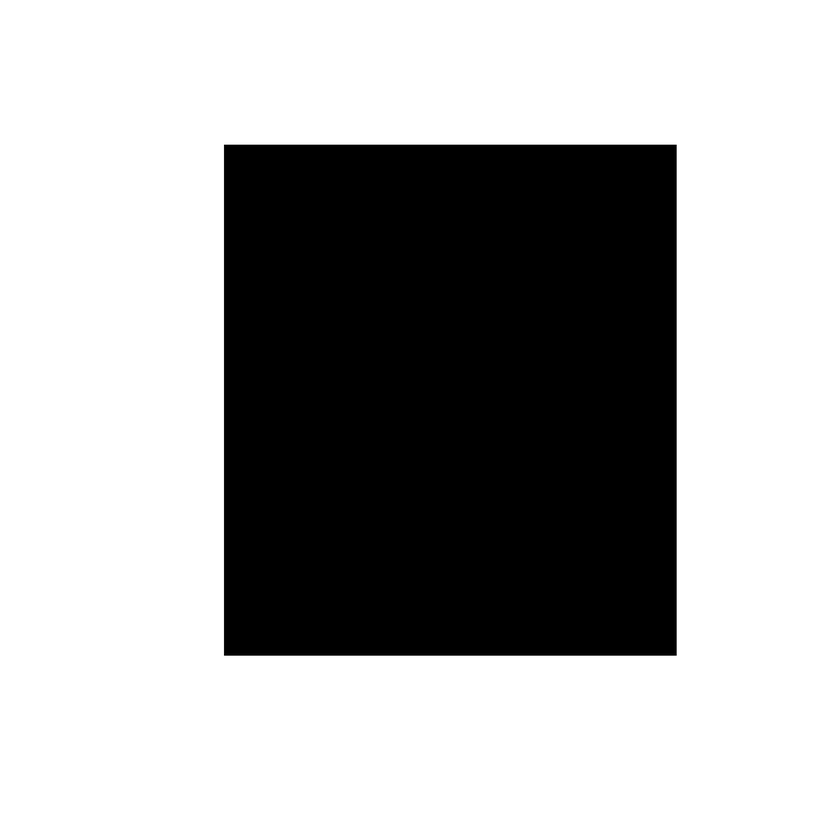
#> input picture ai_processing/model/source/sketch/sketch-20260109-115332.png, 840 x 840 px, shrunk from 5760 x 5760 before the run
$ python -i mask_analysis.py   (imports and definitions only)
#> lines starting #> are read from the running program, lines starting #| are printed output that depends on the picture; after the words box and inside, x2 and y2 are one past the last pixel; in counts of white or black regions, pixels touching at a corner belong together
"""
Module phân tích mask để xác định các đặc trưng của từng vị trí.
Sử dụng các phép toán vectorized để tối ưu hiệu năng.
"""
import numpy as np
from PIL import Image
from typing import Dict, List, Tuple, Any
import logging
from scipy import ndimage
from .config import LOCATIONS

logger = logging.getLogger('layout_optimizer.mask_analysis')

class LocationFeatures:
    """Lớp chứa các đặc trưng của một vị trí."""
    def __init__(self, area_ratio=0.0, edge_ratio=0.0, connectivity=0.0, complexity=1.0):
        self.area_ratio = area_ratio
        self.edge_ratio = edge_ratio
        self.connectivity = connectivity
        self.complexity = complexity
        self.room_suitability = {}

    def __repr__(self):
        return f"LocationFeatures(area={self.area_ratio:.2f}, edge={self.edge_ratio:.2f}, conn={self.connectivity:.2f})"

def load_and_process_mask(mask_path: str) -> Tuple[np.ndarray, int, int, float, float]:
    """
    Load mask và tính toán centroid sử dụng numpy vectorized operations.

    Args:
        mask_path: Đường dẫn đến file mask

    Returns:
        binary_mask: Mask nhị phân
        height: Chiều cao của mask
        width: Chiều rộng của mask
        centroid_y: Tọa độ y của centroid
        centroid_x: Tọa độ x của centroid
    """
    try:
        mask = Image.open(mask_path).convert('L')
        mask_array = np.array(mask)
        height, width = mask_array.shape

        # Chuyển đổi sang mask nhị phân
        binary_mask = (mask_array < 128).astype(np.uint8)

        # Tính centroid
        y_indices, x_indices = np.where(binary_mask > 0)
        if len(y_indices) == 0 or len(x_indices) == 0:
            logger.warning(f"Mask rỗng hoặc toàn đen: {mask_path}")
            return binary_mask, height, width, height/2, width/2

        centroid_y = np.mean(y_indices)
        centroid_x = np.mean(x_indices)

        return binary_mask, height, width, centroid_y, centroid_x

    except Exception as e:
        logger.error(f"Lỗi khi load mask {mask_path}: {e}")
        # Trả về mask rỗng và centroid ở giữa
        return np.zeros((64, 64), dtype=np.uint8), 64, 64, 32, 32

def calculate_region_bounds(height: int, width: int, centroid_y: float, centroid_x: float) -> Tuple[int, int, int, int]:
    """
    Tính toán bounds cho 9 vùng với bounds checking.

    Args:
        height: Chiều cao của mask
        width: Chiều rộng của mask
        centroid_y: Tọa độ y của centroid
        centroid_x: Tọa độ x của centroid

    Returns:
        h_top: Ranh giới trên
        h_bottom: Ranh giới dưới
        w_left: Ranh giới trái
        w_right: Ranh giới phải
    """
    h_top = max(1, min(height-2, int(centroid_y * 0.7)))
    h_bottom = max(h_top+1, min(height-1, int(height - (height - centroid_y) * 0.7)))
    w_left = max(1, min(width-2, int(centroid_x * 0.7)))
    w_right = max(w_left+1, min(width-1, int(width - (width - centroid_x) * 0.7)))

    return h_top, h_bottom, w_left, w_right

def create_location_masks(binary_mask: np.ndarray, h_top: int, h_bottom: int, w_left: int, w_right: int) -> Dict[str, np.ndarray]:
    """
    Tạo mask cho từng vị trí.

    Args:
        binary_mask: Mask nhị phân
        h_top, h_bottom, w_left, w_right: Ranh giới các vùng

    Returns:
        Dict chứa mask cho từng vị trí
    """
    return {
        "north": binary_mask[:h_top, w_left:w_right],
        "northwest": binary_mask[:h_top, :w_left],
        "west": binary_mask[h_top:h_bottom, :w_left],
        "southwest": binary_mask[h_bottom:, :w_left],
        "south": binary_mask[h_bottom:, w_left:w_right],
        "southeast": binary_mask[h_bottom:, w_right:],
        "east": binary_mask[h_top:h_bottom, w_right:],
        "northeast": binary_mask[:h_top, w_right:],
        "center": binary_mask[h_top:h_bottom, w_left:w_right]
    }

def calculate_area_ratios(location_masks: Dict[str, np.ndarray]) -> Dict[str, float]:
    """
    Tính tỷ lệ diện tích cho từng vị trí sử dụng numpy.sum.

    Args:
        location_masks: Dict chứa mask cho từng vị trí

    Returns:
        Dict chứa tỷ lệ diện tích cho từng vị trí
    """
    location_areas = {loc: np.sum(loc_mask) for loc, loc_mask in location_masks.items()}
    total_area = sum(location_areas.values())

    if total_area == 0:
        logger.warning("Tổng diện tích bằng 0, sử dụng phân phối đều")
        return {loc: 1/9 for loc in LOCATIONS}

    return {loc: area / total_area for loc, area in location_areas.items()}

def calculate_edge_ratios(location_masks: Dict[str, np.ndarray]) -> Dict[str, float]:
    """
    Tính tỷ lệ cạnh ngoài cho từng vị trí sử dụng convolution.

    Args:
        location_masks: Dict chứa mask cho từng vị trí

    Returns:
        Dict chứa tỷ lệ cạnh ngoài cho từng vị trí
    """
    edge_ratios = {}

    for loc, loc_mask in location_masks.items():
        if loc_mask.size == 0 or np.sum(loc_mask) == 0:
            edge_ratios[loc] = 0
            continue

        # Sử dụng convolution để tìm cạnh
        kernel = np.array([[1, 1, 1], [1, 0, 1], [1, 1, 1]])
        edges = ndimage.convolve(loc_mask, kernel, mode='constant', cval=0)
        edge_pixels = np.logical_and(loc_mask == 1, edges < 8).sum()
        edge_ratios[loc] = edge_pixels / max(1, np.sum(loc_mask))

    # Chuẩn hóa
    max_edge_ratio = max(edge_ratios.values()) if edge_ratios else 1
    if max_edge_ratio > 0:
        edge_ratios = {loc: ratio / max_edge_ratio for loc, ratio in edge_ratios.items()}

    return edge_ratios

def calculate_complexity(binary_mask: np.ndarray) -> float:
    """
    Tính chỉ số phức tạp của hình dạng sử dụng tỷ lệ chu vi / diện tích.

    Args:
        binary_mask: Mask nhị phân

    Returns:
        Chỉ số phức tạp
    """
    # Sử dụng convolution để tìm cạnh
    kernel = np.array([[1, 1, 1], [1, 0, 1], [1, 1, 1]])
    edges = ndimage.convolve(binary_mask, kernel, mode='constant', cval=0)
    perimeter = np.logical_and(binary_mask == 1, edges < 8).sum()

    area = np.sum(binary_mask)
    if area > 0:
        # Tỷ lệ chu vi / căn bậc hai của diện tích (chuẩn hóa)
        return perimeter / (2 * np.sqrt(np.pi * area))
    return 1.0

def get_base_room_suitability() -> Dict[str, Dict[str, float]]:
    """
    Định nghĩa độ phù hợp cơ bản của từng loại phòng với từng vị trí.

    Returns:
        Dict chứa độ phù hợp cơ bản cho từng loại phòng và vị trí
    """
    suitability = {}

    for loc in LOCATIONS:
        suitability[loc] = {}

        # LivingRoom và DiningRoom
        suitability[loc]["LivingRoom"] = 1.0 if loc == "center" else 0.4
        suitability[loc]["DiningRoom"] = 0.8 if loc == "center" else 0.5

        # Các phòng ngủ
        if loc in ["northwest", "northeast", "southwest", "southeast"]:
            suitability[loc]["MasterRoom"] = 0.9
            suitability[loc]["SecondRoom"] = 0.9
            suitability[loc]["ChildRoom"] = 0.8
            suitability[loc]["GuestRoom"] = 0.8
        elif loc in ["north", "south", "east", "west"]:
            suitability[loc]["MasterRoom"] = 0.7
            suitability[loc]["SecondRoom"] = 0.8
            suitability[loc]["ChildRoom"] = 0.7
            suitability[loc]["GuestRoom"] = 0.7
        else:
            suitability[loc]["MasterRoom"] = 0.3
            suitability[loc]["SecondRoom"] = 0.3
            suitability[loc]["ChildRoom"] = 0.3
            suitability[loc]["GuestRoom"] = 0.3

        # Kitchen và DiningRoom
        if loc in ["north", "south", "east", "west"]:
            suitability[loc]["Kitchen"] = 0.9
            suitability[loc]["DiningRoom"] = max(suitability[loc]["DiningRoom"], 0.8)
        else:
            suitability[loc]["Kitchen"] = 0.5

        # Bathroom
        suitability[loc]["Bathroom"] = 0.9 if loc in ["northwest", "northeast", "southwest", "southeast"] else 0.6

        # Balcony
        suitability[loc]["Balcony"] = 0.9 if loc in ["north", "south", "east", "west"] else 0.3

        # Entrance
        suitability[loc]["Entrance"] = 0.9 if loc in ["north", "south", "east", "west"] else 0.4

        # Storage
        suitability[loc]["Storage"] = 0.8 if loc in ["northwest", "northeast", "southwest", "southeast"] else 0.5

        # StudyRoom
        suitability[loc]["StudyRoom"] = 0.7

        # CommonRoom
        suitability[loc]["CommonRoom"] = 0.7

    return suitability

def adjust_suitability_by_factors(room_suitability: Dict[str, Dict[str, float]],
                                edge_ratios: Dict[str, float],
                                area_ratios: Dict[str, float]) -> Dict[str, Dict[str, float]]:
    """
    Điều chỉnh độ phù hợp dựa trên edge và area factors.

    Args:
        room_suitability: Dict chứa độ phù hợp cơ bản
        edge_ratios: Dict chứa tỷ lệ cạnh ngoài
        area_ratios: Dict chứa tỷ lệ diện tích

    Returns:
        Dict chứa độ phù hợp đã điều chỉnh
    """
    for loc in LOCATIONS:
        edge_factor = edge_ratios.get(loc, 0)
        area_factor = area_ratios.get(loc, 0)

        # Điều chỉnh dựa trên edge factor
        room_suitability[loc]["Balcony"] *= (0.5 + 0.5 * edge_factor)
        room_suitability[loc]["LivingRoom"] *= (0.7 + 0.3 * edge_factor)
        room_suitability[loc]["MasterRoom"] *= (1.0 - 0.3 * edge_factor)
        room_suitability[loc]["Bathroom"] *= (1.0 - 0.2 * edge_factor)

        # Điều chỉnh dựa trên area factor
        room_suitability[loc]["LivingRoom"] *= (0.5 + 0.5 * area_factor)
        room_suitability[loc]["MasterRoom"] *= (0.6 + 0.4 * area_factor)

        if area_factor > 0.15:
            room_suitability[loc]["Storage"] *= (1.0 - 0.3 * area_factor)
            room_suitability[loc]["Entrance"] *= (1.0 - 0.3 * area_factor)

    return room_suitability

def analyze_mask(mask_path: str) -> Dict[str, LocationFeatures]:
    """
    Phân tích mask để xác định thông tin các vị trí.

    Args:
        mask_path: Đường dẫn đến file mask

    Returns:
        Dict chứa thông tin các vị trí
    """
    try:
        # Load và xử lý mask
        binary_mask, height, width, centroid_y, centroid_x = load_and_process_mask(mask_path)
#> in load_and_process_mask, `binary_mask = (mask_array < 128).astype(np.uint8)`:
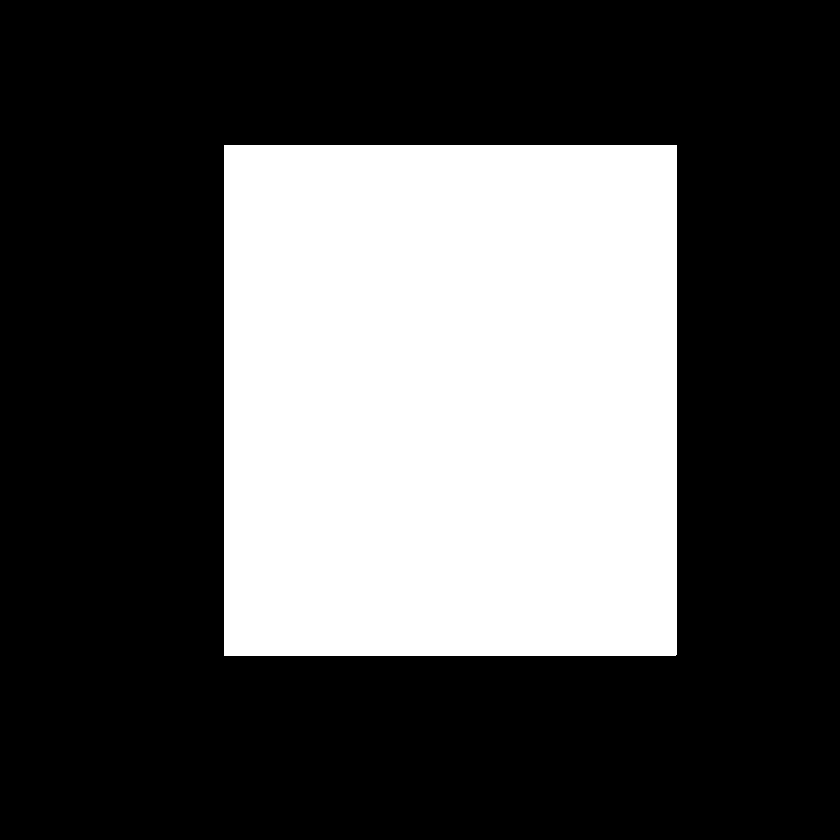
#> binary_mask: shape (840, 840); values 0 (black) and 1 (white), 32.8% white; 1 white region, box (x1, y1, x2, y2) and area: (224, 145, 677, 656) 231482
#> in load_and_process_mask, `centroid_y = np.mean(y_indices)`: centroid_y = 400
#> in load_and_process_mask, `centroid_x = np.mean(x_indices)`: centroid_x = 450
#> height = 840; width = 840; centroid_y = 400; centroid_x = 450

        if height <= 2 or width <= 2:
            logger.warning(f"Mask quá nhỏ: {height}x{width}")
            return {loc: LocationFeatures(1/9, 0.5, 0.5, 1.0) for loc in LOCATIONS}

        # Tính toán ranh giới các vùng
        h_top, h_bottom, w_left, w_right = calculate_region_bounds(height, width, centroid_y, centroid_x)
#> in calculate_region_bounds, `h_top = max(1, min(height-2, int(centroid_y * 0.7)))`: h_top = 279
#> in calculate_region_bounds, `h_bottom = max(h_top+1, min(height-1, int(height - (height - centroid_..`: h_bottom = 531
#> in calculate_region_bounds, `w_left = max(1, min(width-2, int(centroid_x * 0.7)))`: w_left = 314
#> in calculate_region_bounds, `w_right = max(w_left+1, min(width-1, int(width - (width - centroid_x) ..`: w_right = 566
#> h_top = 279; h_bottom = 531; w_left = 314; w_right = 566

        # Tạo mask cho từng vị trí
        location_masks = create_location_masks(binary_mask, h_top, h_bottom, w_left, w_right)
#> location_masks = 9 items

        # Tính toán các đặc trưng
        area_ratios = calculate_area_ratios(location_masks)
#> in calculate_area_ratios, `total_area = sum(location_areas.values())`: total_area = 231482
#> area_ratios = 9 items
        edge_ratios = calculate_edge_ratios(location_masks)
#> the loop in calculate_edge_ratios, `for loc, loc_mask in location_masks.items():` made 9 passes
#> (loc, edge_pixels) on passes 1 to 8: ('north', 768), ('northwest', 444), ('west', 680), ('southwest', 426), ('south', 750), ('southeast', 468), ('east', 722), ('northeast', 486)
#> pass 1, in calculate_edge_ratios, `edges = ndimage.convolve(loc_mask, kernel, mode='constant', cval=0)`:
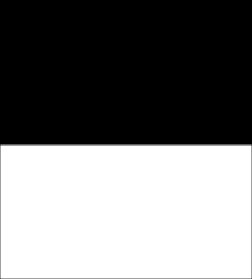
#> edges: shape (279, 252); min 0, max 8, mean 3.82; drawn with min black and max white
#> pass 2, in calculate_edge_ratios, `edges = ndimage.convolve(loc_mask, kernel, mode='constant', cval=0)`:
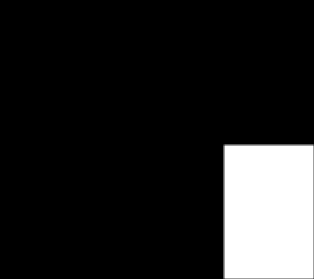
#> edges: shape (279, 314); min 0, max 8, mean 1.09; drawn with min black and max white
#> pass 3, in calculate_edge_ratios, `edges = ndimage.convolve(loc_mask, kernel, mode='constant', cval=0)`:
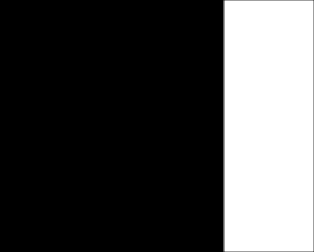
#> edges: shape (252, 314); min 0, max 8, mean 2.28; drawn with min black and max white
#> in calculate_edge_ratios, `max_edge_ratio = max(edge_ratios.values()) if edge_ratios else 1`: max_edge_ratio = 0.0379
#> edge_ratios = 9 items
        complexity = calculate_complexity(binary_mask)
#> in calculate_complexity, `perimeter = np.logical_and(binary_mask == 1, edges < 8).sum()`: perimeter = 1924
#> in calculate_complexity, `area = np.sum(binary_mask)`: area = 231482
#> complexity = 1.13

        # Điều chỉnh area_ratios dựa trên complexity
        if complexity > 1.2:
            max_ratio = max(area_ratios.values())
            for loc in area_ratios:
                if area_ratios[loc] > 0.7 * max_ratio:
                    area_ratios[loc] *= 1.2

            total_ratio = sum(area_ratios.values())
            area_ratios = {loc: ratio / total_ratio for loc, ratio in area_ratios.items()}

        # Định nghĩa connectivity
        connectivity = {
            "center": 1.0,
            "north": 0.8, "south": 0.8, "east": 0.8, "west": 0.8,
            "northwest": 0.6, "northeast": 0.6, "southwest": 0.6, "southeast": 0.6
        }

        # Tính toán room_suitability
        room_suitability = get_base_room_suitability()
        room_suitability = adjust_suitability_by_factors(room_suitability, edge_ratios, area_ratios)
#> the loop in adjust_suitability_by_factors, `for loc in LOCATIONS:` made 9 passes
#> (edge_factor, area_factor) on passes 1 to 8: (0.601, 0.146), (0.972, 0.0521), (0.792, 0.098), (1, 0.0486), (0.629, 0.136), (0.891, 0.0599), (0.682, 0.121), (0.863, 0.0643)
#> after the loop in adjust_suitability_by_factors, `for loc in LOCATIONS:`: room_suitability = 9 items
#> room_suitability = 9 items

        # Tổng hợp kết quả
        result = {}
        for loc in LOCATIONS:
            features = LocationFeatures(
                area_ratio=area_ratios.get(loc, 0),
                edge_ratio=edge_ratios.get(loc, 0),
                connectivity=connectivity.get(loc, 0.5),
                complexity=complexity
            )
            features.room_suitability = room_suitability.get(loc, {})
            result[loc] = features
#> this loop made 9 passes
#> after the loop, result = 9 items

        return result

    except Exception as e:
        logger.error(f"Lỗi khi phân tích mask: {e}")
        return {loc: LocationFeatures(1/9, 0.5, 0.5, 1.0) for loc in LOCATIONS}

>>> result = analyze_mask('../../source/sketch/sketch-20260109-115332.png')
#> result = 9 items

$ run again, on ai_processing/model/source/sketch/sketch-20260109-143803.png
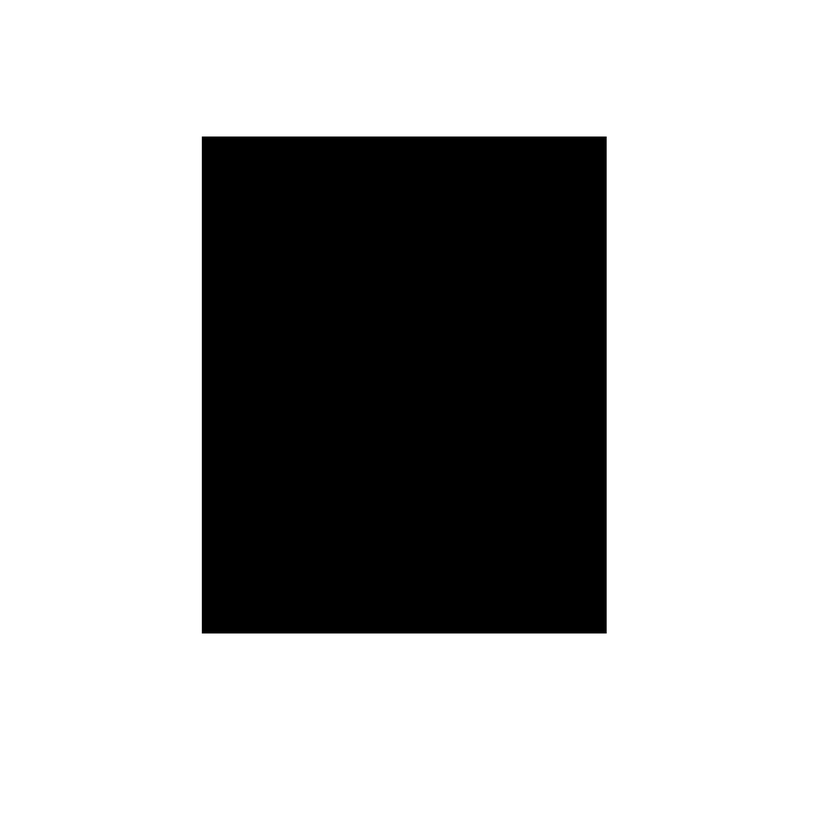
#> input picture ai_processing/model/source/sketch/sketch-20260109-143803.png, 840 x 840 px, shrunk from 5760 x 5760 before the run
#> in load_and_process_mask, `binary_mask = (mask_array < 128).astype(np.uint8)`:
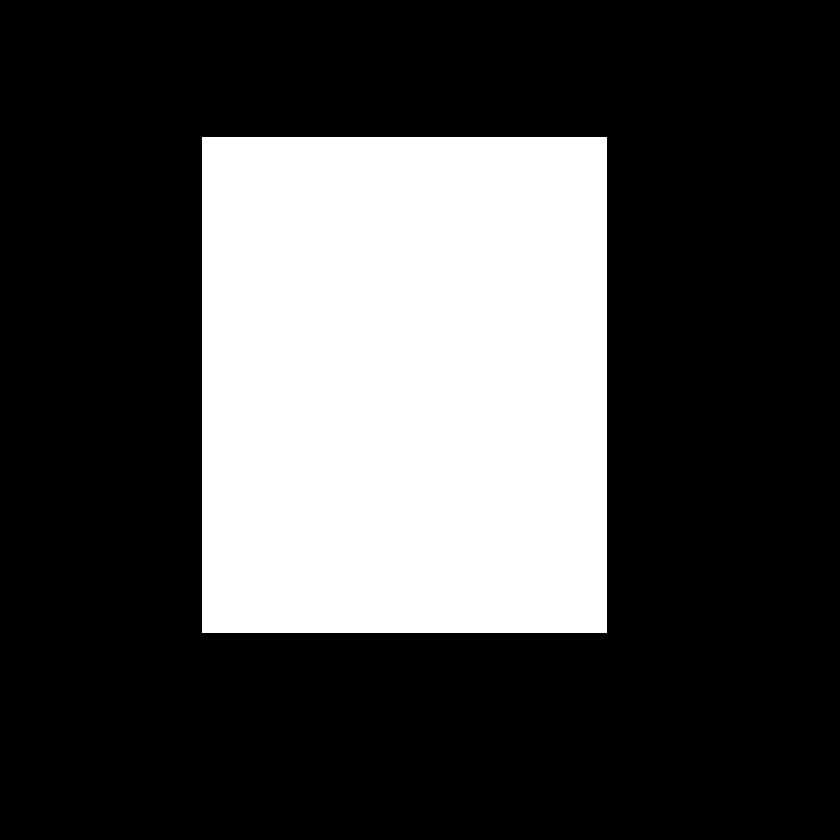
#> binary_mask: shape (840, 840); values 0 (black) and 1 (white), 28.5% white; 1 white region, box (x1, y1, x2, y2) and area: (202, 137, 607, 633) 200880
#> in load_and_process_mask, `centroid_y = np.mean(y_indices)`: centroid_y = 384.5
#> in load_and_process_mask, `centroid_x = np.mean(x_indices)`: centroid_x = 404
#> in analyze_mask, `binary_mask, height, width, centroid_y, centroid_x = load_and_process_..`: height = 840; centroid_y = 384.5; centroid_x = 404
#> in calculate_region_bounds, `h_top = max(1, min(height-2, int(centroid_y * 0.7)))`: h_top = 269
#> in calculate_region_bounds, `h_bottom = max(h_top+1, min(height-1, int(height - (height - centroid_..`: h_bottom = 521
#> in calculate_region_bounds, `w_left = max(1, min(width-2, int(centroid_x * 0.7)))`: w_left = 282
#> in calculate_region_bounds, `w_right = max(w_left+1, min(width-1, int(width - (width - centroid_x) ..`: w_right = 534
#> in analyze_mask, `h_top, h_bottom, w_left, w_right = calculate_region_bounds(height, wid..`: h_top = 269; h_bottom = 521; w_left = 282; w_right = 534
#> location_masks = 9 items
#> total_area = 200880
#> area_ratios = 9 items
#> the loop in calculate_edge_ratios, `for loc, loc_mask in location_masks.items():` made 9 passes
#> (loc, edge_pixels) on passes 1 to 8: ('north', 764), ('northwest', 420), ('west', 660), ('southwest', 380), ('south', 724), ('southeast', 366), ('east', 646), ('northeast', 406)
#> pass 3, in calculate_edge_ratios, `edges = ndimage.convolve(loc_mask, kernel, mode='constant', cval=0)`:
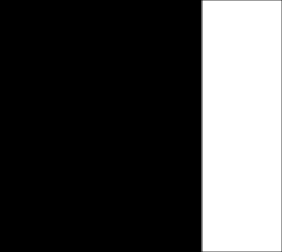
#> edges: shape (252, 282); min 0, max 8, mean 2.25; drawn with min black and max white
#> max_edge_ratio = 0.0448
#> in analyze_mask, `edge_ratios = calculate_edge_ratios(location_masks)`: edge_ratios = 9 items
#> perimeter = 1798
#> area = 200880
#> complexity = 1.13
#> the loop in adjust_suitability_by_factors, `for loc in LOCATIONS:` made 9 passes
#> (edge_factor, area_factor) on passes 1 to 8: (0.513, 0.166), (0.888, 0.0526), (0.731, 0.1), (0.947, 0.0446), (0.573, 0.141), (1, 0.0407), (0.784, 0.0916), (0.941, 0.048)
#> after the loop in adjust_suitability_by_factors, `for loc in LOCATIONS:`: room_suitability = 9 items
#> the loop in analyze_mask, `for loc in LOCATIONS:` made 9 passes
